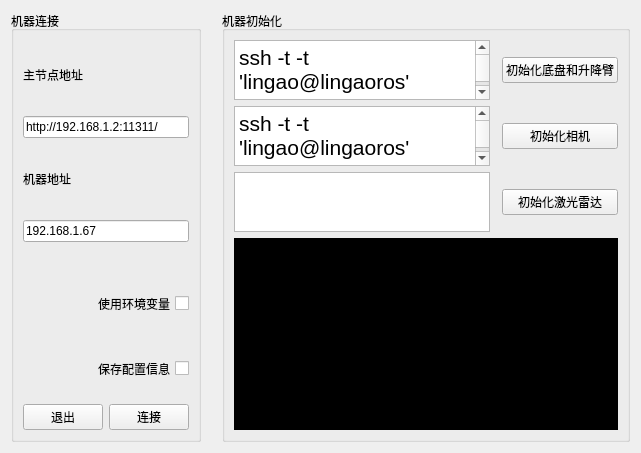
      <widget class="QWidget" name="tab_2">
       <attribute name="title">
        <string>机器连接</string>
       </attribute>
       <layout class="QGridLayout" name="gridLayout_20">
        <item row="0" column="0">
         <widget class="QGroupBox" name="groupBox_2">
          <property name="title">
           <string>机器连接</string>
          </property>
          <layout class="QHBoxLayout" name="horizontalLayout">
           <item>
            <layout class="QVBoxLayout" name="verticalLayout_15">
             <property name="sizeConstraint">
              <enum>QLayout::SetDefaultConstraint</enum>
             </property>
             <item>
              <widget class="QLabel" name="label_5">
               <property name="sizePolicy">
                <sizepolicy hsizetype="Preferred" vsizetype="Fixed">
                 <horstretch>0</horstretch>
                 <verstretch>0</verstretch>
                </sizepolicy>
               </property>
               <property name="maximumSize">
                <size>
                 <width>16777215</width>
                 <height>20</height>
                </size>
               </property>
               <property name="text">
                <string/>
               </property>
              </widget>
             </item>
             <item>
              <widget class="QLabel" name="label_15">
               <property name="sizePolicy">
                <sizepolicy hsizetype="Ignored" vsizetype="Fixed">
                 <horstretch>0</horstretch>
                 <verstretch>0</verstretch>
                </sizepolicy>
               </property>
               <property name="frameShape">
                <enum>QFrame::NoFrame</enum>
               </property>
               <property name="frameShadow">
                <enum>QFrame::Raised</enum>
               </property>
               <property name="text">
                <string>主节点地址</string>
               </property>
              </widget>
             </item>
             <item>
              <widget class="QLabel" name="label_3">
               <property name="sizePolicy">
                <sizepolicy hsizetype="Preferred" vsizetype="Fixed">
                 <horstretch>0</horstretch>
                 <verstretch>0</verstretch>
                </sizepolicy>
               </property>
               <property name="maximumSize">
                <size>
                 <width>16777215</width>
                 <height>20</height>
                </size>
               </property>
               <property name="text">
                <string/>
               </property>
              </widget>
             </item>
             <item>
              <widget class="QLineEdit" name="line_edit_master">
               <property name="sizePolicy">
                <sizepolicy hsizetype="Ignored" vsizetype="Fixed">
                 <horstretch>0</horstretch>
                 <verstretch>0</verstretch>
                </sizepolicy>
               </property>
               <property name="text">
                <string>http://192.168.1.2:11311/</string>
               </property>
              </widget>
             </item>
             <item>
              <widget class="QLabel" name="label_2">
               <property name="sizePolicy">
                <sizepolicy hsizetype="Preferred" vsizetype="Fixed">
                 <horstretch>0</horstretch>
                 <verstretch>0</verstretch>
                </sizepolicy>
               </property>
               <property name="maximumSize">
                <size>
                 <width>16777215</width>
                 <height>20</height>
                </size>
               </property>
               <property name="text">
                <string/>
               </property>
              </widget>
             </item>
             <item>
              <widget class="QLabel" name="label_16">
               <property name="sizePolicy">
                <sizepolicy hsizetype="Ignored" vsizetype="Fixed">
                 <horstretch>0</horstretch>
                 <verstretch>0</verstretch>
                </sizepolicy>
               </property>
               <property name="frameShape">
                <enum>QFrame::NoFrame</enum>
               </property>
               <property name="frameShadow">
                <enum>QFrame::Raised</enum>
               </property>
               <property name="text">
                <string>机器地址</string>
               </property>
              </widget>
             </item>
             <item>
              <widget class="QLabel" name="label_4">
               <property name="sizePolicy">
                <sizepolicy hsizetype="Preferred" vsizetype="Fixed">
                 <horstretch>0</horstretch>
                 <verstretch>0</verstretch>
                </sizepolicy>
               </property>
               <property name="maximumSize">
                <size>
                 <width>16777215</width>
                 <height>20</height>
                </size>
               </property>
               <property name="text">
                <string/>
               </property>
              </widget>
             </item>
             <item>
              <widget class="QLineEdit" name="line_edit_host">
               <property name="sizePolicy">
                <sizepolicy hsizetype="Ignored" vsizetype="Fixed">
                 <horstretch>0</horstretch>
                 <verstretch>0</verstretch>
                </sizepolicy>
               </property>
               <property name="text">
                <string>192.168.1.67</string>
               </property>
              </widget>
             </item>
             <item>
              <widget class="QLabel" name="label">
               <property name="sizePolicy">
                <sizepolicy hsizetype="Preferred" vsizetype="Fixed">
                 <horstretch>0</horstretch>
                 <verstretch>0</verstretch>
                </sizepolicy>
               </property>
               <property name="maximumSize">
                <size>
                 <width>16777215</width>
                 <height>20</height>
                </size>
               </property>
               <property name="text">
                <string/>
               </property>
              </widget>
             </item>
             <item>
              <widget class="QCheckBox" name="checkbox_use_environment">
               <property name="sizePolicy">
                <sizepolicy hsizetype="Ignored" vsizetype="Minimum">
                 <horstretch>0</horstretch>
                 <verstretch>0</verstretch>
                </sizepolicy>
               </property>
               <property name="maximumSize">
                <size>
                 <width>16777215</width>
                 <height>60</height>
                </size>
               </property>
               <property name="layoutDirection">
                <enum>Qt::RightToLeft</enum>
               </property>
               <property name="text">
                <string>使用环境变量</string>
               </property>
              </widget>
             </item>
             <item>
              <widget class="QCheckBox" name="checkbox_remember_settings">
               <property name="sizePolicy">
                <sizepolicy hsizetype="Ignored" vsizetype="Minimum">
                 <horstretch>0</horstretch>
                 <verstretch>0</verstretch>
                </sizepolicy>
               </property>
               <property name="maximumSize">
                <size>
                 <width>16777215</width>
                 <height>60</height>
                </size>
               </property>
               <property name="layoutDirection">
                <enum>Qt::RightToLeft</enum>
               </property>
               <property name="text">
                <string>保存配置信息</string>
               </property>
              </widget>
             </item>
             <item>
              <layout class="QHBoxLayout" name="horizontalLayout_11">
               <property name="sizeConstraint">
                <enum>QLayout::SetDefaultConstraint</enum>
               </property>
               <item>
                <widget class="QPushButton" name="quit_button">
                 <property name="sizePolicy">
                  <sizepolicy hsizetype="MinimumExpanding" vsizetype="Fixed">
                   <horstretch>0</horstretch>
                   <verstretch>0</verstretch>
                  </sizepolicy>
                 </property>
                 <property name="text">
                  <string>退出</string>
                 </property>
                </widget>
               </item>
               <item>
                <widget class="QPushButton" name="button_connect">
                 <property name="enabled">
                  <bool>true</bool>
                 </property>
                 <property name="sizePolicy">
                  <sizepolicy hsizetype="MinimumExpanding" vsizetype="Fixed">
                   <horstretch>0</horstretch>
                   <verstretch>0</verstretch>
                  </sizepolicy>
                 </property>
                 <property name="toolTip">
                  <string>Set the target to the current joint trajectory state.</string>
                 </property>
                 <property name="statusTip">
                  <string>Clear all waypoints and set the target to the current joint trajectory state.</string>
                 </property>
                 <property name="text">
                  <string>连接</string>
                 </property>
                </widget>
               </item>
              </layout>
             </item>
            </layout>
           </item>
          </layout>
         </widget>
        </item>
        <item row="0" column="1">
         <spacer name="horizontalSpacer_2">
          <property name="orientation">
           <enum>Qt::Horizontal</enum>
          </property>
          <property name="sizeType">
           <enum>QSizePolicy::Fixed</enum>
          </property>
          <property name="sizeHint" stdset="0">
           <size>
            <width>15</width>
            <height>20</height>
           </size>
          </property>
         </spacer>
        </item>
        <item row="0" column="2">
         <widget class="QGroupBox" name="groupBox_3">
          <property name="title">
           <string>机器初始化</string>
          </property>
          <layout class="QHBoxLayout" name="horizontalLayout_2">
           <item>
            <layout class="QGridLayout" name="gridLayout_18">
             <item row="2" column="0">
              <widget class="QTextEdit" name="textEdit_initlaser">
               <property name="sizePolicy">
                <sizepolicy hsizetype="Expanding" vsizetype="Preferred">
                 <horstretch>0</horstretch>
                 <verstretch>0</verstretch>
                </sizepolicy>
               </property>
               <property name="maximumSize">
                <size>
                 <width>16777215</width>
                 <height>60</height>
                </size>
               </property>
              </widget>
             </item>
             <item row="2" column="2">
              <widget class="QPushButton" name="pushBtn_initlaser">
               <property name="sizePolicy">
                <sizepolicy hsizetype="Preferred" vsizetype="Fixed">
                 <horstretch>0</horstretch>
                 <verstretch>0</verstretch>
                </sizepolicy>
               </property>
               <property name="text">
                <string>初始化激光雷达</string>
               </property>
              </widget>
             </item>
             <item row="3" column="0" colspan="3">
              <widget class="QTextEdit" name="textEdit_initoutput">
               <property name="sizePolicy">
                <sizepolicy hsizetype="Expanding" vsizetype="Fixed">
                 <horstretch>0</horstretch>
                 <verstretch>0</verstretch>
                </sizepolicy>
               </property>
               <property name="maximumSize">
                <size>
                 <width>16777215</width>
                 <height>400</height>
                </size>
               </property>
               <property name="styleSheet">
                <string notr="true">background:rgb(0, 0, 0)
</string>
               </property>
              </widget>
             </item>
             <item row="0" column="2">
              <widget class="QPushButton" name="pushBtn_inithard">
               <property name="sizePolicy">
                <sizepolicy hsizetype="Preferred" vsizetype="Fixed">
                 <horstretch>0</horstretch>
                 <verstretch>0</verstretch>
                </sizepolicy>
               </property>
               <property name="text">
                <string>初始化底盘和升降臂</string>
               </property>
              </widget>
             </item>
             <item row="1" column="2">
              <widget class="QPushButton" name="pushBtn_initcamera">
               <property name="sizePolicy">
                <sizepolicy hsizetype="Preferred" vsizetype="Fixed">
                 <horstretch>0</horstretch>
                 <verstretch>0</verstretch>
                </sizepolicy>
               </property>
               <property name="text">
                <string>初始化相机</string>
               </property>
              </widget>
             </item>
             <item row="1" column="0">
              <widget class="QTextEdit" name="textEdit_initcamera">
               <property name="sizePolicy">
                <sizepolicy hsizetype="Expanding" vsizetype="Preferred">
                 <horstretch>0</horstretch>
                 <verstretch>0</verstretch>
                </sizepolicy>
               </property>
               <property name="maximumSize">
                <size>
                 <width>16777215</width>
                 <height>60</height>
                </size>
               </property>
               <property name="verticalScrollBarPolicy">
                <enum>Qt::ScrollBarAsNeeded</enum>
               </property>
               <property name="html">
                <string>&lt;!DOCTYPE HTML PUBLIC &quot;-//W3C//DTD HTML 4.0//EN&quot; &quot;http://www.w3.org/TR/REC-html40/strict.dtd&quot;&gt;
&lt;html&gt;&lt;head&gt;&lt;meta name=&quot;qrichtext&quot; content=&quot;1&quot; /&gt;&lt;style type=&quot;text/css&quot;&gt;
p, li { white-space: pre-wrap; }
&lt;/style&gt;&lt;/head&gt;&lt;body style=&quot; font-family:'Ubuntu'; font-size:16pt; font-weight:400; font-style:normal;&quot;&gt;
&lt;p style=&quot; margin-top:0px; margin-bottom:0px; margin-left:0px; margin-right:0px; -qt-block-indent:0; text-indent:0px;&quot;&gt;ssh -t -t 'lingao@lingaoros'&lt;/p&gt;
&lt;p style=&quot; margin-top:0px; margin-bottom:0px; margin-left:0px; margin-right:0px; -qt-block-indent:0; text-indent:0px;&quot;&gt;roslaunch lingao_bringup lingao_camera.launch&lt;/p&gt;&lt;/body&gt;&lt;/html&gt;</string>
               </property>
              </widget>
             </item>
             <item row="0" column="0">
              <widget class="QTextEdit" name="textEdit_inithard">
               <property name="sizePolicy">
                <sizepolicy hsizetype="Expanding" vsizetype="Preferred">
                 <horstretch>0</horstretch>
                 <verstretch>0</verstretch>
                </sizepolicy>
               </property>
               <property name="maximumSize">
                <size>
                 <width>16777215</width>
                 <height>60</height>
                </size>
               </property>
               <property name="acceptDrops">
                <bool>true</bool>
               </property>
               <property name="inputMethodHints">
                <set>Qt::ImhMultiLine</set>
               </property>
               <property name="html">
                <string>&lt;!DOCTYPE HTML PUBLIC &quot;-//W3C//DTD HTML 4.0//EN&quot; &quot;http://www.w3.org/TR/REC-html40/strict.dtd&quot;&gt;
&lt;html&gt;&lt;head&gt;&lt;meta name=&quot;qrichtext&quot; content=&quot;1&quot; /&gt;&lt;style type=&quot;text/css&quot;&gt;
p, li { white-space: pre-wrap; }
&lt;/style&gt;&lt;/head&gt;&lt;body style=&quot; font-family:'Ubuntu'; font-size:16pt; font-weight:400; font-style:normal;&quot;&gt;
&lt;p style=&quot; margin-top:0px; margin-bottom:0px; margin-left:0px; margin-right:0px; -qt-block-indent:0; text-indent:0px;&quot;&gt;ssh -t -t 'lingao@lingaoros'&lt;/p&gt;
&lt;p style=&quot; margin-top:0px; margin-bottom:0px; margin-left:0px; margin-right:0px; -qt-block-indent:0; text-indent:0px;&quot;&gt;roslaunch lingao_gnss robot.launch&lt;/p&gt;&lt;/body&gt;&lt;/html&gt;</string>
               </property>
              </widget>
             </item>
            </layout>
           </item>
          </layout>
         </widget>
        </item>
       </layout>
      </widget>
